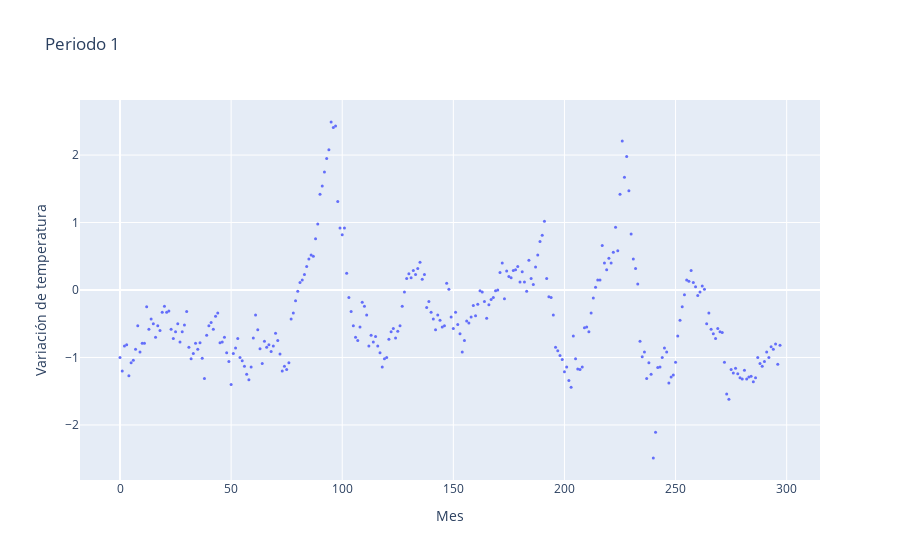

Here is the notebook cell this chart was saved with:
### Markdown cell above
### Periodo 1

### Code cell
# Crea la figura
fig = go.Figure()

# Añade el gráfico de dispersión
fig.add_trace(go.Scatter(
    x=[int(i) for i in range(temperatura_periodo1.shape[0])], 
    y=temperatura_periodo1, 
    mode='markers', 
    marker=dict(size=3),
    name='Variación de temperatura'
))

# Configura el diseño de la figura
fig.update_layout(
    title='Periodo 1',
    xaxis=dict(title='Mes'),
    yaxis=dict(title='Variación de temperatura')
)

# Muestra la figura
fig.show()

### Figure 1 — Plotly figure (JSON) as saved in the notebook; plotly's stock layout.template omitted (floating-point values rounded to 4 significant figures; data arrays with more than 128 entries replaced by an {"elided": "..."} marker saying what was removed)
{"data": [{"marker": {"size": 3}, "mode": "markers", "name": "Variación de temperatura", "type": "scatter", "x": {"elided": "298 int values"}, "y": {"elided": "298 float values"}}], "layout": {"title": {"text": "Periodo 1"}, "xaxis": {"title": {"text": "Mes"}}, "yaxis": {"title": {"text": "Variación de temperatura"}}}}
